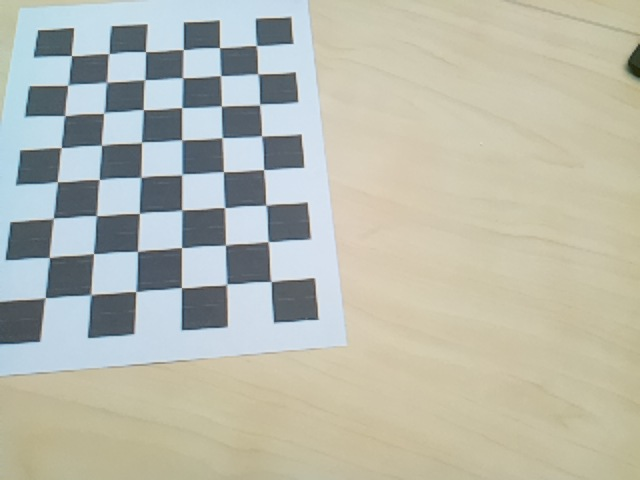
#> input picture images/camera_calibration/uncalib_image.jpg, 640 x 480 px
$ python calibrate_image.py
#> lines starting #> are read from the running program, lines starting #| are printed output that depends on the picture
#!/usr/bin/env python3

import cv2 as cv
import numpy as np
import json

# ----------------------------
# Load calibration results
# ----------------------------
with open('camera_calibration.json', 'r') as f:
#> (reads images/camera_calibration/camera_calibration.json from the repository)
    calib = json.load(f)

K = np.array(calib['intrinsicMatrix'], dtype=np.float32)
dist = np.array(calib['distCoeff'], dtype=np.float32)

print(dist)

# ----------------------------
# Load image
# ----------------------------
img = cv.imread('uncalib_image.jpg')
#> img is the input picture: shape (480, 640, 3); mean B, G, R 173.2, 185.6, 183.9
if img is None:
    raise RuntimeError("Could not read input image")

h, w = img.shape[:2]
#> h = 480; w = 640

# ----------------------------
# Compute optimal camera matrix
# ----------------------------
newcameramtx, roi = cv.getOptimalNewCameraMatrix(K, dist, (w, h), 1, (w, h))
#> roi = (3, 4, 633, 472)

# ----------------------------
# Undistort image
# ----------------------------
dst = cv.undistort(img, K, dist, None, newcameramtx)
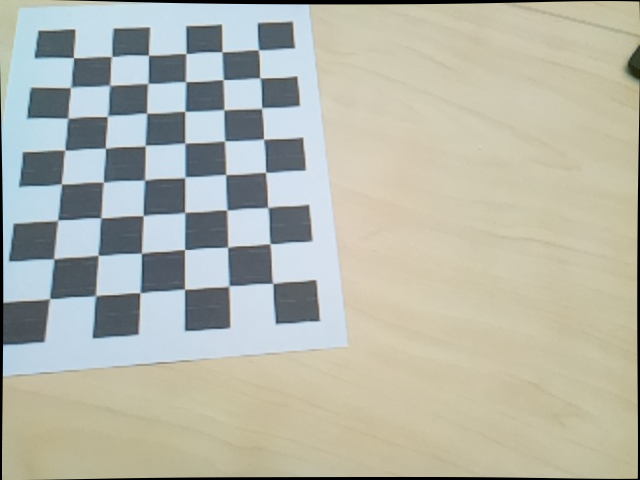
#> dst: shape (480, 640, 3); mean B, G, R 170.5, 182.6, 180.8

# ----------------------------
# Crop image (optional)
# ----------------------------
x, y, w, h = roi
#> x = 3; y = 4; w = 633; h = 472
dst = dst[y:y+h, x:x+w]
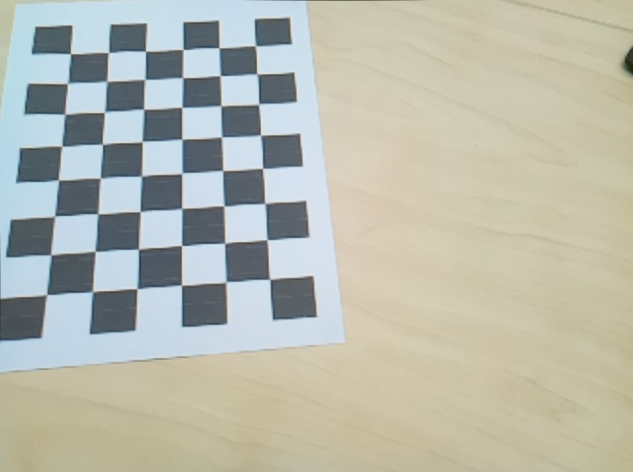
#> dst: shape (472, 633, 3); mean B, G, R 173.4, 185.5, 183.7

# ----------------------------
# Save result
# ----------------------------
cv.imwrite('calibresult.png', dst)

print("✅ Undistorted image saved as calibresult.png")
